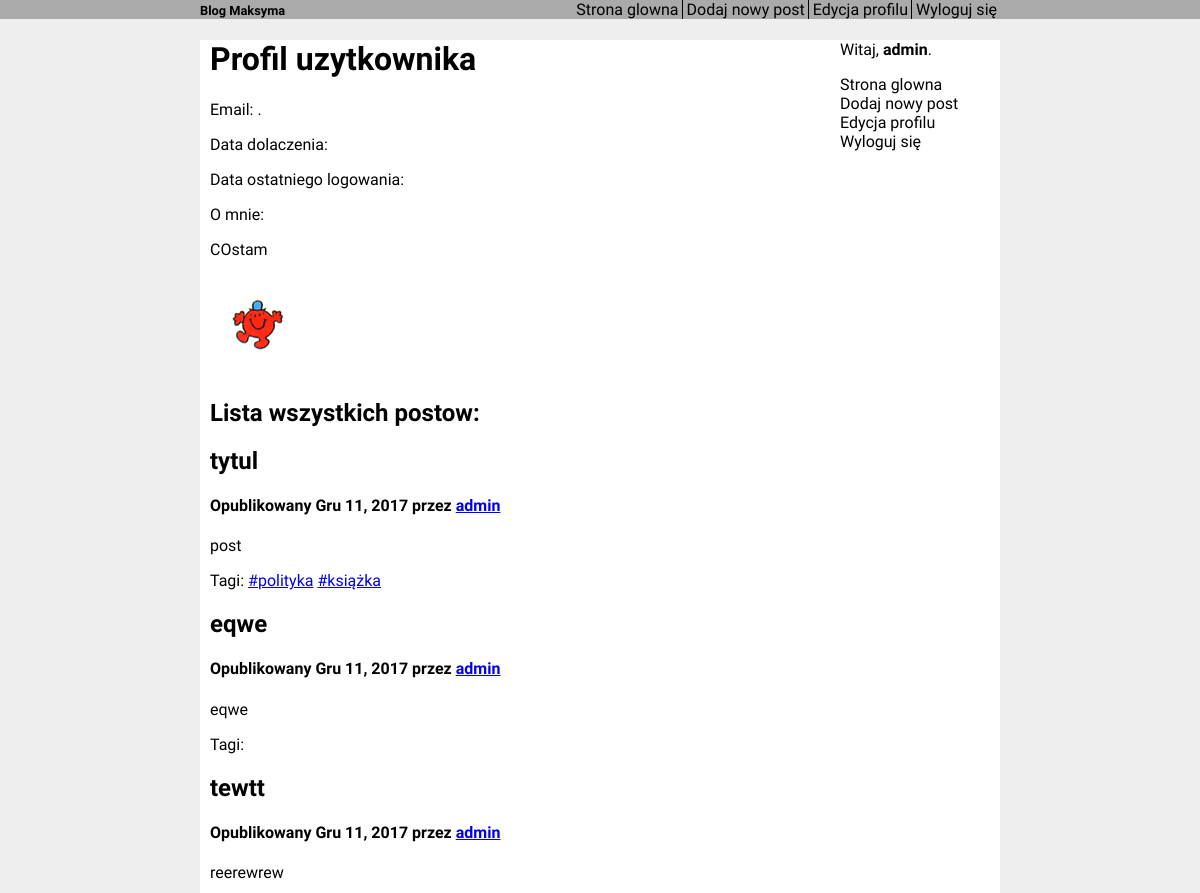
Before: /profile/admin/ (signed in, upper part) with the older database file.
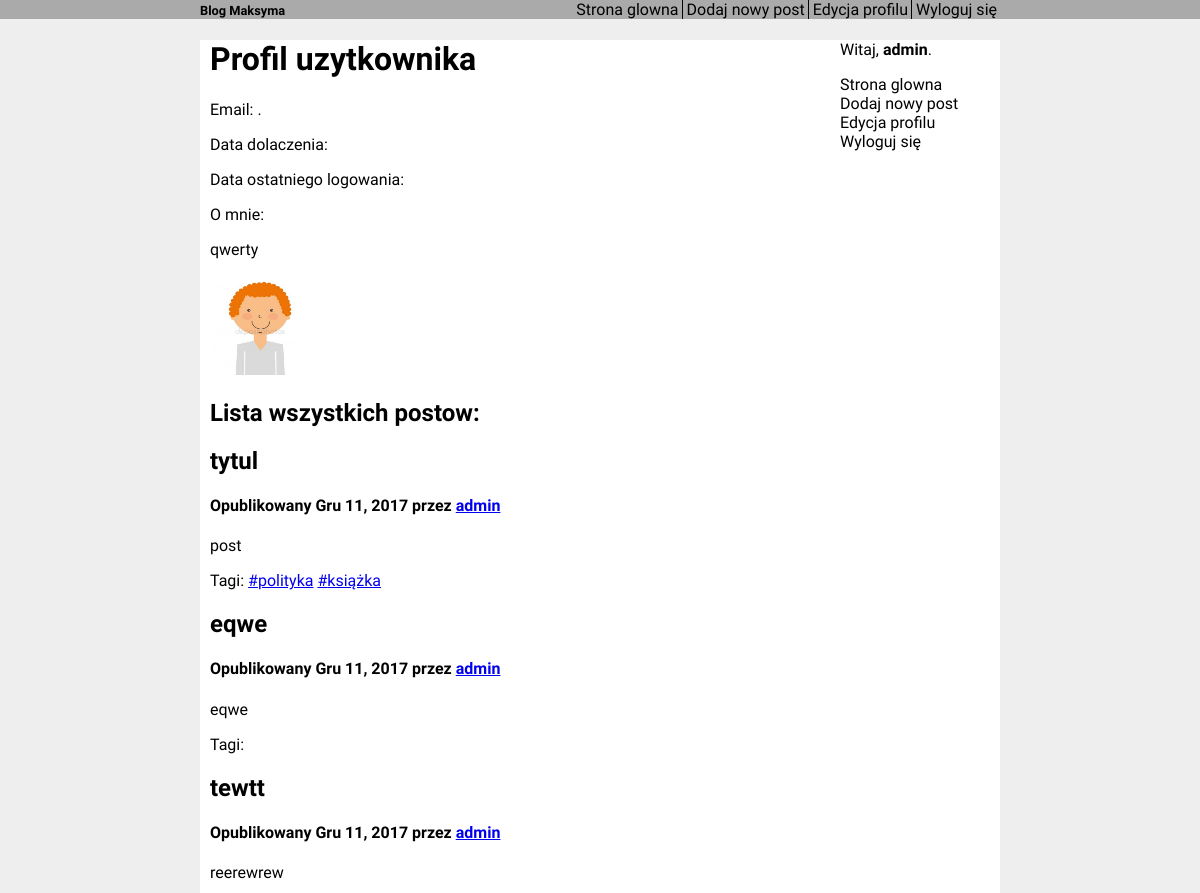
After: the same page with the newer database file.
### blog/models.py (models this page shows)
class Profile(models.Model):
	user = models.OneToOneField(User, on_delete=models.CASCADE)
	description = models.CharField(max_length=1000, null=True)
	avatar = models.ImageField(upload_to='blog/static/blog/imgs/', default='blog/static/blog/imgs/default.svg')

### blog/views.py (the view)
# urls.py: url(r'^profile/(?P<name>\w+)/$', views.user_name, name="user_name"),
def user_name(request, name):
	profile = Profile.objects.get(user=request.user)
	posts = Post.objects.filter(user=request.user)
	print(posts)
	context = {
		'profile': profile,
		'posts': posts
	}
	return render(request, 'blog/user_name.html', context)

### blog/models.py (called while the page is built)
	def __str__(self):
		return "Tytul postu: " + self.title + "\n Tresc: " + self.content[:self.content.find('.')] + "..." \
		+ "\nData: " + self.publish_date.strftime("%d.%m.%Y") + "\nAutor:" + self.user.username

### blog/templates/blog/user_name.html
{% extends 'blog/base.html' %}
{% block content %}
<h1>Profil uzytkownika {{ profile.username }}</h1>
<p> Email: <strong>{{ profile.email }}</strong>.</p>
<p> Data dolaczenia: <strong>{{ profile.date_joined }}</strong> </p>
<p> Data ostatniego logowania: <strong>{{ profile.last_login }}</strong> </p>
{% if not profile.description == None %}
	<p> O mnie: <p>{{ profile.description }} </p> </p>
{% endif %}
<div>
	{% if profile.avatar == None %}
		<img width='100' height="100" src="https://image.flaticon.com/icons/svg/1/1247.svg" />
	{% else %}
		<img width='100' height="100" src='{{  profile.avatar.url|slice:"4:" }}' />
	{% endif %}
</div>
<h2> Lista wszystkich postow: </h2>
	{% for post in posts %}
		<div>
			<h2>{{ post.title }}</h2>
			<h4>Opublikowany  {{ post.publish_date }}
	 			przez <a href="{% url 'user_name' post.user.username %}">{{ post.user.username }}</h4></a>
			<p> {{ post.content }}</p>
			<p> Tagi:
				{% for tag in post.tags.all %}
					<a href="{% url 'tag_view' tag.name %}">#{{ tag.name }}</a>
				{% endfor %}
			</p>
		</div>
	{% endfor %}
{% endblock %}

Changed rows visible on the page:
changed Profile: description "COstam" → "qwerty"; avatar: a different picture
